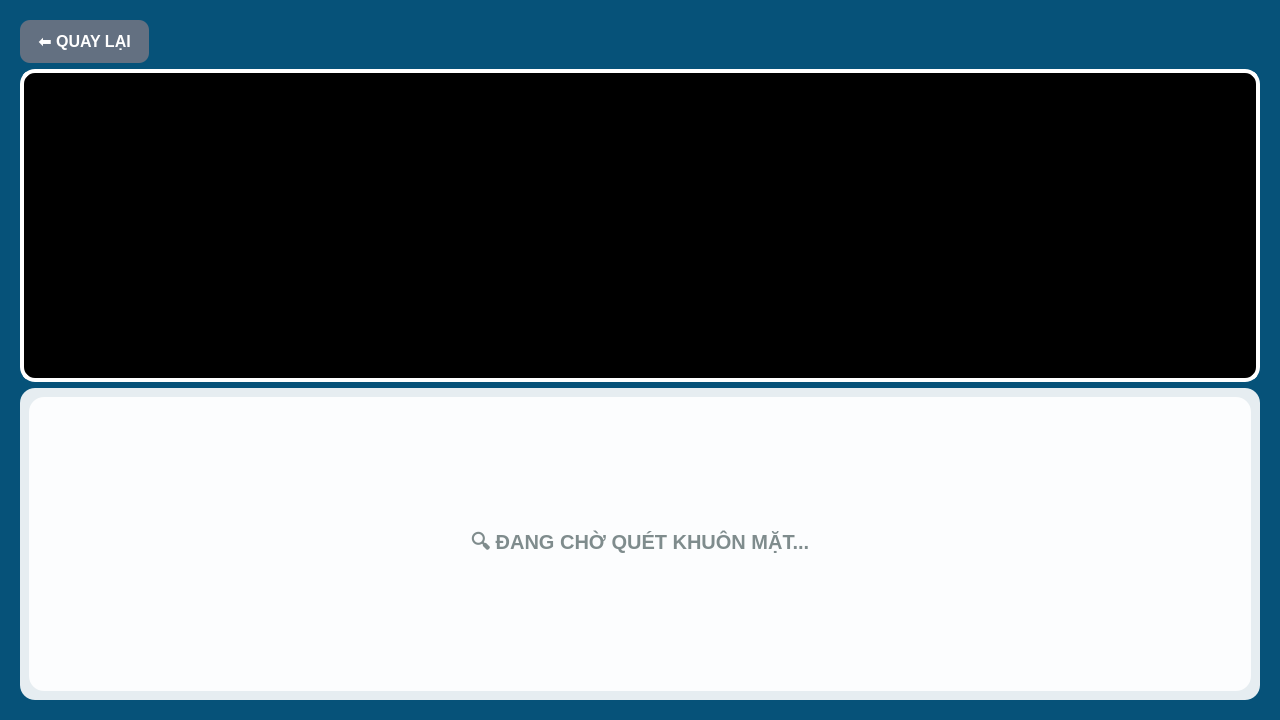
<?xml version="1.0" encoding="UTF-8"?>
<ui version="4.0">
 <class>AttendancePage</class>
 <widget class="QWidget" name="AttendancePage">
  <property name="geometry">
   <rect>
    <x>0</x>
    <y>0</y>
    <width>1280</width>
    <height>720</height>
   </rect>
  </property>
  <property name="minimumSize">
   <size>
    <width>900</width>
    <height>560</height>
   </size>
  </property>
  <property name="windowTitle">
   <string>Hệ Thống Điểm Danh</string>
  </property>
  <property name="styleSheet">
   <string notr="true">background-color: #065279;</string>
  </property>
  <layout class="QVBoxLayout" name="verticalLayout">
   <property name="leftMargin">
    <number>20</number>
   </property>
   <property name="topMargin">
    <number>20</number>
   </property>
   <property name="rightMargin">
    <number>20</number>
   </property>
   <property name="bottomMargin">
    <number>20</number>
   </property>
   <item>
    <layout class="QHBoxLayout" name="top_bar">
     <item>
      <widget class="QPushButton" name="btn_back">
       <property name="text">
        <string>⬅ QUAY LẠI</string>
       </property>
       <property name="styleSheet">
        <string notr="true">background-color: #637081; color: white; font-weight: bold; padding: 12px 18px; border-radius: 10px; font-size: 16px;</string>
       </property>
      </widget>
     </item>
     <item>
      <spacer name="horizontalSpacer">
       <property name="orientation">
        <enum>Qt::Horizontal</enum>
       </property>
       <property name="sizeHint" stdset="0">
        <size>
         <width>40</width>
         <height>20</height>
        </size>
       </property>
      </spacer>
     </item>
    </layout>
   </item>
   <item>
    <widget class="QLabel" name="cam_container">
     <property name="styleSheet">
      <string notr="true">background-color: black; border: 4px solid white; border-radius: 15px;</string>
     </property>
     <property name="alignment">
      <set>Qt::AlignCenter</set>
     </property>
    </widget>
   </item>
   <item>
    <widget class="QFrame" name="info_frame">
     <property name="fixedHeight">
      <number>95</number>
     </property>
     <property name="styleSheet">
      <string notr="true">background-color: rgba(255, 255, 255, 0.9); border-radius: 15px;</string>
     </property>
     <layout class="QVBoxLayout" name="verticalLayout_2">
      <item>
       <widget class="QLabel" name="status_label">
        <property name="text">
         <string>🔍 ĐANG CHỜ QUÉT KHUÔN MẶT...</string>
        </property>
        <property name="alignment">
         <set>Qt::AlignCenter</set>
        </property>
        <property name="styleSheet">
         <string notr="true">color: #7f8c8d; font-size: 20px; font-weight: bold;</string>
        </property>
       </widget>
      </item>
     </layout>
    </widget>
   </item>
  </layout>
  <widget class="QFrame" name="guide_notif_panel">
   <property name="geometry">
    <rect>
     <x>420</x>
     <y>-120</y>
     <width>400</width>
     <height>100</height>
    </rect>
   </property>
   <property name="styleSheet">
    <string notr="true">background-color: #3498db;
            border: 3px solid white;
            border-radius: 20px;</string>
   </property>
   <layout class="QVBoxLayout" name="verticalLayout_3">
    <item>
     <widget class="QLabel" name="guide_notif_label">
      <property name="text">
       <string>📷 HÃY HƯỚNG KHUÔN MẶT VÀO CAMERA!</string>
      </property>
      <property name="alignment">
       <set>Qt::AlignCenter</set>
      </property>
      <property name="styleSheet">
       <string notr="true">color: white; font-weight: bold; font-size: 18px;</string>
      </property>
     </widget>
    </item>
   </layout>
  </widget>
  <widget class="QFrame" name="notif_panel">
   <property name="geometry">
    <rect>
     <x>420</x>
     <y>-120</y>
     <width>400</width>
     <height>100</height>
    </rect>
   </property>
   <property name="styleSheet">
    <string notr="true">background-color: #e74c3c;
            border: 3px solid white;
            border-radius: 20px;</string>
   </property>
   <layout class="QVBoxLayout" name="verticalLayout_4">
    <item>
     <widget class="QLabel" name="notif_label">
      <property name="text">
       <string>HỌC SINH ĐI MUỘN!</string>
      </property>
      <property name="alignment">
       <set>Qt::AlignCenter</set>
      </property>
      <property name="styleSheet">
       <string notr="true">color: white; font-weight: bold; font-size: 20px;</string>
      </property>
     </widget>
    </item>
   </layout>
  </widget>
 </widget>
 <resources/>
 <connections/>
</ui>
